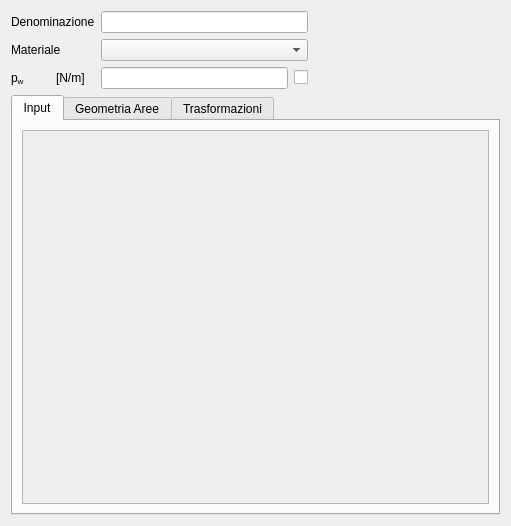
<?xml version="1.0" encoding="UTF-8"?>
<ui version="4.0">
 <class>SectionProfileGUI</class>
 <widget class="QWidget" name="SectionProfileGUI">
  <property name="geometry">
   <rect>
    <x>0</x>
    <y>0</y>
    <width>511</width>
    <height>526</height>
   </rect>
  </property>
  <property name="windowTitle">
   <string>Form</string>
  </property>
  <layout class="QGridLayout" name="gridLayout">
   <item row="0" column="0" colspan="2">
    <widget class="QLabelRichName" name="nameLabel">
     <property name="text">
      <string>Denominazione</string>
     </property>
    </widget>
   </item>
   <item row="0" column="4">
    <spacer name="horizontalSpacer">
     <property name="orientation">
      <enum>Qt::Horizontal</enum>
     </property>
     <property name="sizeHint" stdset="0">
      <size>
       <width>40</width>
       <height>20</height>
      </size>
     </property>
    </spacer>
   </item>
   <item row="1" column="0" colspan="2">
    <widget class="QLabel" name="materialLabel">
     <property name="text">
      <string>Materiale</string>
     </property>
    </widget>
   </item>
   <item row="2" column="0">
    <widget class="QLabelRichName" name="pWLabel">
     <property name="text">
      <string>&lt;!DOCTYPE HTML PUBLIC &quot;-//W3C//DTD HTML 4.0//EN&quot; &quot;http://www.w3.org/TR/REC-html40/strict.dtd&quot;&gt;
&lt;html&gt;&lt;head&gt;&lt;meta name=&quot;qrichtext&quot; content=&quot;1&quot; /&gt;&lt;/head&gt;
&lt;body&gt;
p&lt;span style=&quot; vertical-align:sub;&quot;&gt;w&lt;/span&gt;
&lt;/body&gt;
&lt;/html&gt;</string>
     </property>
    </widget>
   </item>
   <item row="2" column="1">
    <widget class="QLabelUnitMeasure" name="pWUMLabel">
     <property name="text">
      <string>&lt;!DOCTYPE HTML PUBLIC &quot;-//W3C//DTD HTML 4.0//EN&quot; &quot;http://www.w3.org/TR/REC-html40/strict.dtd&quot;&gt;
&lt;html&gt;&lt;head&gt;&lt;meta name=&quot;qrichtext&quot; content=&quot;1&quot; /&gt;&lt;/head&gt;
&lt;body&gt;
[N/m]
&lt;/body&gt;&lt;/html&gt;</string>
     </property>
    </widget>
   </item>
   <item row="2" column="2">
    <widget class="QLineEditValue" name="pWLEdit"/>
   </item>
   <item row="2" column="3">
    <widget class="QCheckBoxReadOnly" name="pWCheckBox">
     <property name="text">
      <string/>
     </property>
    </widget>
   </item>
   <item row="3" column="0" colspan="5">
    <widget class="QTabWidget" name="tabWidget">
     <property name="currentIndex">
      <number>0</number>
     </property>
     <widget class="QWidget" name="profileDataTab">
      <attribute name="title">
       <string>Input</string>
      </attribute>
      <layout class="QGridLayout" name="gridLayout_3">
       <item row="0" column="0">
        <widget class="QScrollArea" name="profileDataScrollArea">
         <property name="widgetResizable">
          <bool>true</bool>
         </property>
         <widget class="QWidget" name="profileDataScrollContents">
          <property name="geometry">
           <rect>
            <x>0</x>
            <y>0</y>
            <width>467</width>
            <height>384</height>
           </rect>
          </property>
          <layout class="QGridLayout" name="gridLayout_5"/>
         </widget>
        </widget>
       </item>
      </layout>
     </widget>
     <widget class="QWidget" name="geometricDataTab">
      <attribute name="title">
       <string>Geometria Aree</string>
      </attribute>
      <layout class="QGridLayout" name="gridLayout_2">
       <item row="0" column="0">
        <widget class="QScrollArea" name="geometricDataScrollArea">
         <property name="sizePolicy">
          <sizepolicy hsizetype="Preferred" vsizetype="Preferred">
           <horstretch>0</horstretch>
           <verstretch>0</verstretch>
          </sizepolicy>
         </property>
         <property name="widgetResizable">
          <bool>true</bool>
         </property>
         <widget class="QWidget" name="geometricDataScrollContents">
          <property name="geometry">
           <rect>
            <x>0</x>
            <y>0</y>
            <width>467</width>
            <height>384</height>
           </rect>
          </property>
          <layout class="QGridLayout" name="gridLayout_6"/>
         </widget>
        </widget>
       </item>
      </layout>
     </widget>
     <widget class="QWidget" name="transformationTab">
      <attribute name="title">
       <string>Trasformazioni</string>
      </attribute>
      <layout class="QGridLayout" name="gridLayout_4"/>
     </widget>
    </widget>
   </item>
   <item row="1" column="2" colspan="2">
    <widget class="QComboBox" name="materialComboBox"/>
   </item>
   <item row="0" column="2" colspan="2">
    <widget class="QLineEditValue" name="nameLEdit"/>
   </item>
  </layout>
 </widget>
 <customwidgets>
  <customwidget>
   <class>QLabelRichName</class>
   <extends>QLabel</extends>
   <header>qlabelrichname.h</header>
  </customwidget>
  <customwidget>
   <class>QLineEditValue</class>
   <extends>QLineEdit</extends>
   <header>qlineeditvalue.h</header>
  </customwidget>
  <customwidget>
   <class>QLabelUnitMeasure</class>
   <extends>QLabel</extends>
   <header>qlabelunitmeasure.h</header>
  </customwidget>
  <customwidget>
   <class>QCheckBoxReadOnly</class>
   <extends>QCheckBox</extends>
   <header>qcheckboxreadonly.h</header>
  </customwidget>
 </customwidgets>
 <resources/>
 <connections/>
</ui>
